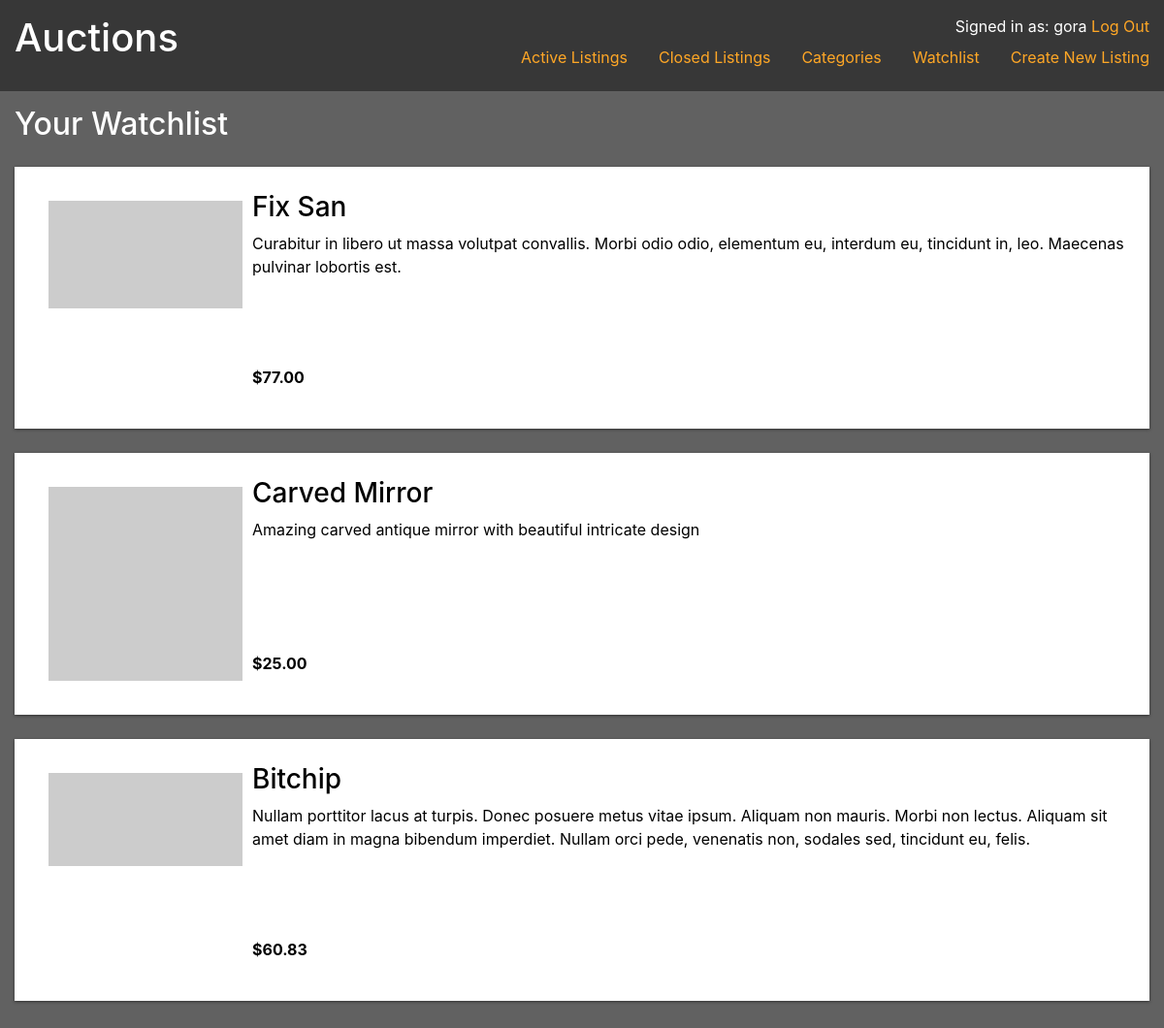
The page /watchist (signed in) on the database its author committed.
### auctions/models.py (models this page shows, shortened)
class User(AbstractUser):
    pass

class Product(models.Model):
    name = models.CharField(max_length=64)
    category = models.ForeignKey(Category, on_delete=models.SET_NULL, related_name="products", null=True, blank=True)
    current_price = models.DecimalField(max_digits=10, decimal_places=2)
    description = models.TextField()
    image_url = models.URLField(null=True, blank=True)
    owner = models.ForeignKey(User, on_delete=models.CASCADE, related_name="products")
    created_date = models.DateTimeField(auto_now_add=True)
    open = models.BooleanField(default=True)
    winner = models.ForeignKey(User, on_delete=models.SET_NULL, null=True, blank=True)

### auctions/views.py (the view)
# urls.py: path("watchist", views.watchlist, name="watchlist"),
def watchlist(request):
    watch_list = Watchlist.objects.select_related("product").filter(user=request.user)
    active_list = list(map(lambda item: item.product, watch_list))
    return render(request, "auctions/index.html", {
        "title": "Your Watchlist",
        "activeList": active_list
    })

### auctions/templates/auctions/index.html
{% extends "auctions/layout.html" %}
{% load static %}
{% block page_style %}
<link href="{% static 'auctions/index.css' %}" rel="stylesheet">
{% endblock %}
{% block body %}
<h2>{{ title }}</h2>
{% for active in activeList %}
<a class="listing-link" href="{% url 'listingpage' active.id %}">
    <article class="listing">
        <div class="img-container">
            {% if active.image_url %}
            <img src="{{ active.image_url }}">
            {% else %}
            <img src="https://via.placeholder.com/200/FFFFFF/000000?text=No Image">
            {% endif %}
        </div>
        <h3 class="product-name">
            {{ active.name }}
        </h3>
        <p class="product-description">
            {{ active.description }}
        </p>
        <p class="product-price">
            ${{ active.current_price }}
        </p>
    </article>
</a>
{% endfor %}
{% endblock %}

### auctions/templates/auctions/layout.html (shortened to what this page needs)
{% load static %}
<html lang="en">
<head>
    <link rel="stylesheet" href="https://stackpath.bootstrapcdn.com/bootstrap/4.4.1/css/bootstrap.min.css"
>
    <link href="{% static 'auctions/master.css' %}" rel="stylesheet">
    {% block page_style %} {% endblock %}
</head>
<body>
<header>
    <h1 class="title">Auctions</h1>
    <div class="user-info">
        {% if user.is_authenticated %}
        Signed in as: {{ user.username }}
        <a href="{% url 'logout' %}">Log Out</a>
        {% else %}
        <a href="{% url 'login' %}">Log In</a>
        |
        <a href="{% url 'register' %}">Register</a>
        {% endif %}
    </div>
    <ul class="nav">
        <li class="nav-item">
            <a class="nav-link" href="{% url 'index' %}">Active Listings</a>
        </li>
        <li class="nav-item">
            <a class="nav-link" href="{% url 'index' %}?closed=true">Closed Listings</a>
        </li>
        <li class="nav-item">
            <a class="nav-link" href="{% url 'categories' %}">Categories</a>
        </li>
        {% if user.is_authenticated %}
        <li class="nav-item">
            <a class="nav-link" href="{% url 'watchlist' %}">Watchlist</a>
        </li>
        <li class="nav-item">
            <a class="nav-link" href="{% url 'createlist' %}">Create New Listing</a>
        </li>
        {% endif %}
    </ul>
</header>
<main>
    {% block body %}
    {% endblock %}
</main>
</body>
</html>

### auctions/static/auctions/master.css (style rules this page uses)
:root { --primary: #616161; --secondary: #ffa726; --primary-text: #ffffff; --primary-dark: #373737; --secondary-text: #000000; --secondary-dark: #c77800; }
body { background-color: var(--primary); color: var(--primary-text); margin: 0; padding: 0; }
a, a:link, a:visited, a:hover, a:focus, a:active { color: var(--secondary); }
header { display: grid; grid-template-areas: "title . status" "title nav nav"; background-color: var(--primary-dark); padding: 15px; }
header .title { grid-area: title; }
header .user-info { grid-area: status; text-align: right; }
header .nav { grid-area: nav; }
header ul { justify-content: flex-end; }
header li:last-child a { padding-right: 0; }
main { padding: 15px; }
h2 { margin-bottom: 25px; }

### auctions/static/auctions/index.css (style rules this page uses)
.listing-link, .listing-link:link, .listing-link:hover, .listing-link:active, .listing-link:focus, .listing-link:visited { color: inherit; text-decoration: none; }
.listing { display: grid; grid-template-areas: "image name" "image description" "image price"; grid-template-columns: 220px 1fr; grid-template-rows: auto 1fr auto; box-shadow: 0 1px 3px rgba(0, 0, 0, 0.5); margin-bottom: 25px; padding: 25px; background-color: white; color: var(--secondary-text); }
.img-container { grid-area: image; padding: 10px; height: 220px; text-align: center; }
.img-container img { max-width: 100%; max-height: 100%; }
.product-name { grid-area: name; }
.product-description { grid-area: description; }
.product-price { grid-area: price; font-weight: bold; }

### rows shown on the page
User: username "gora"
Product: name "Fix San", description "Curabitur in libero ut massa volutpat convallis. Morbi odio odio, elementum eu, interdum eu, tincidunt in, leo. Maecenas pulvinar lobortis est.", current_price "77.00"
Product: name "Carved Mirror", description "Amazing carved antique mirror with beautiful intricate design", current_price "25.00"
Product: name "Bitchip", description "Nullam porttitor lacus at turpis. Donec posuere metus vitae ipsum. Aliquam non mauris. Morbi non lectus. Aliquam sit amet diam in magna bibendum imperdiet. Nullam orci pede, venenatis non, sodales sed, tincidunt eu, felis.", current_price "60.83"

### other values the page prints
{{ title }} "Your Watchlist"
